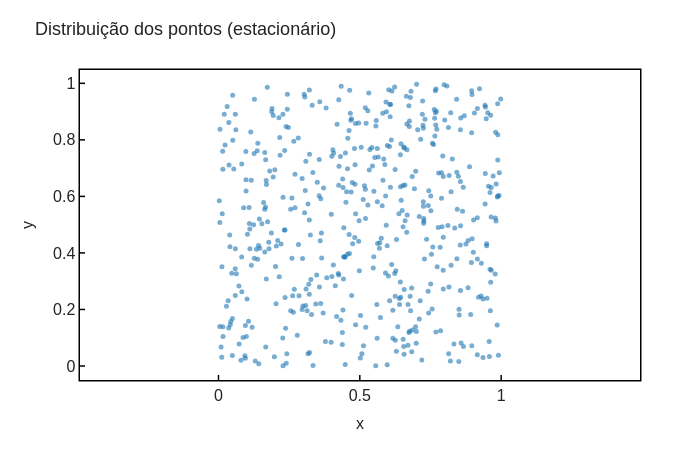

Notebook code cell kept with this figure:
### Markdown cell above
Vamos olhar para a distribuição dos pontos.

### Code cell
plot_points_stationary(X_COLLOC)

### Figure 1 — Plotly figure (JSON) as saved in the notebook; plotly's stock layout.template omitted (floating-point values rounded to 4 significant figures; data arrays with more than 128 entries replaced by an {"elided": "..."} marker saying what was removed)
{"data": [{"marker": {"opacity": 0.6, "size": 5}, "mode": "markers", "name": "Colocação", "type": "scatter", "x": {"elided": "500 float values"}, "y": {"elided": "500 float values"}}], "layout": {"font": {"family": "Arial", "size": 16}, "height": 450, "legend": {"borderwidth": 1, "font": {"size": 15}, "x": 1.02, "xanchor": "left", "y": 1, "yanchor": "top"}, "margin": {"b": 70, "l": 80, "r": 60, "t": 70}, "title": {"font": {"size": 18}, "text": "Distribuição dos pontos (estacionário)"}, "width": 700, "xaxis": {"linecolor": "black", "linewidth": 1.5, "mirror": true, "range": [-0.04708, 1.048], "showline": true, "tickcolor": "black", "ticklen": 5, "ticks": "inside", "tickwidth": 1.5, "title": {"font": {"size": 16}, "text": "x"}}, "yaxis": {"linecolor": "black", "linewidth": 1.5, "mirror": true, "range": [-0.04953, 1.047], "scaleanchor": "x", "scaleratio": 1, "showline": true, "tickcolor": "black", "ticklen": 5, "ticks": "inside", "tickwidth": 1.5, "title": {"font": {"size": 16}, "text": "y"}}}}
